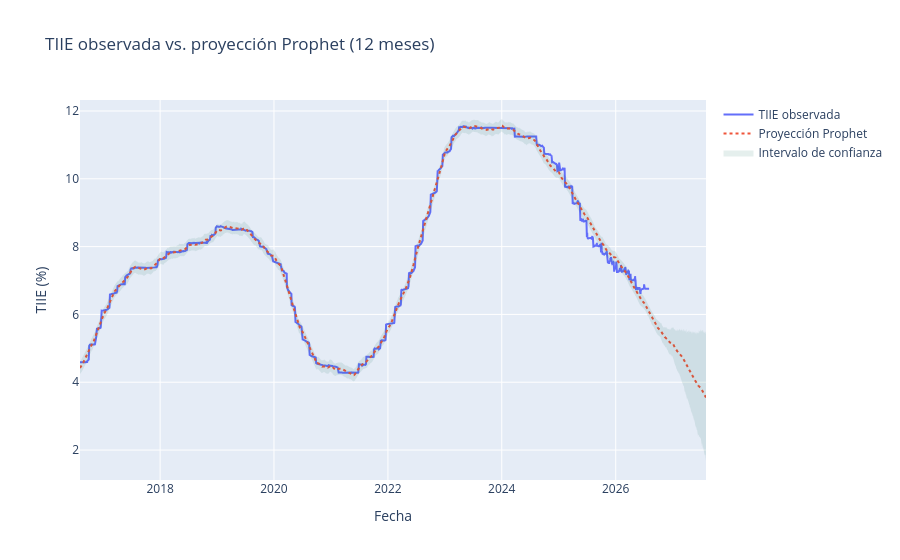

Notebook code cell kept with this figure:
### Code cell
modelo_final, forecast_final = entrenar_prophet(df_tiie, periods_dias=365)

fig = go.Figure()
fig.add_trace(go.Scatter(x=df_tiie['ds'], y=df_tiie['y'], name='TIIE observada', mode='lines'))
fig.add_trace(go.Scatter(x=forecast_final['ds'], y=forecast_final['yhat'],
                          name='Proyección Prophet', mode='lines', line=dict(dash='dot')))
fig.add_trace(go.Scatter(
    x=list(forecast_final['ds']) + list(forecast_final['ds'][::-1]),
    y=list(forecast_final['yhat_upper']) + list(forecast_final['yhat_lower'][::-1]),
    fill='toself', fillcolor='rgba(0,100,80,0.1)', line=dict(width=0),
    name='Intervalo de confianza', showlegend=True,
))
fig.update_layout(title='TIIE observada vs. proyección Prophet (12 meses)',
                   xaxis_title='Fecha', yaxis_title='TIIE (%)', hovermode='x unified')
fig.show()

### Figure 1 — Plotly figure (JSON) as saved in the notebook; plotly's stock layout.template omitted (floating-point values rounded to 4 significant figures; data arrays with more than 128 entries replaced by an {"elided": "..."} marker saying what was removed)
{"data": [{"mode": "lines", "name": "TIIE observada", "type": "scatter", "x": {"elided": "2512 str values"}, "y": {"elided": "2512 float values"}}, {"line": {"dash": "dot"}, "mode": "lines", "name": "Proyección Prophet", "type": "scatter", "x": {"elided": "2877 str values"}, "y": {"elided": "2877 float values"}}, {"fill": "toself", "fillcolor": "rgba(0,100,80,0.1)", "line": {"width": 0}, "name": "Intervalo de confianza", "showlegend": true, "type": "scatter", "x": {"elided": "5754 str values"}, "y": {"elided": "5754 float values"}}], "layout": {"hovermode": "x unified", "title": {"text": "TIIE observada vs. proyección Prophet (12 meses)"}, "xaxis": {"title": {"text": "Fecha"}}, "yaxis": {"title": {"text": "TIIE (%)"}}}}
